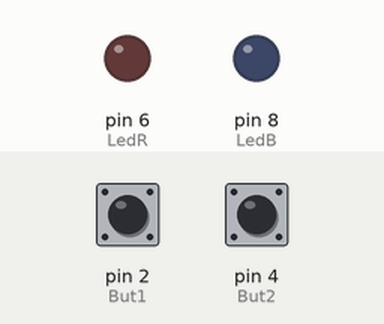
Bench run of a sketch on a simulated Arduino Uno, built with avr-gcc and run on an emulated ATmega328P. On the bench: output pins drawn as LEDs (lit = HIGH). Inputs (shaded band) come from the test bench; at power-on: pin 2 (But1) LOW, pin 4 (But2) LOW.

Above: at 1.2 s.
1.3 s: pin 2 (But1) pulled HIGH for 0.15 s
At 2.5 s:
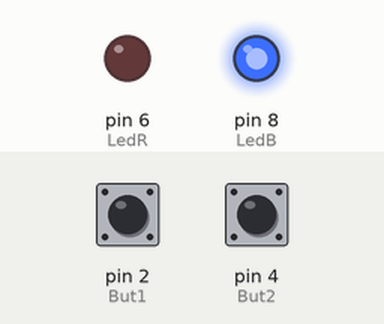
2.9 s: pin 4 (But2) pulled HIGH for 0.15 s
At 4.1 s:
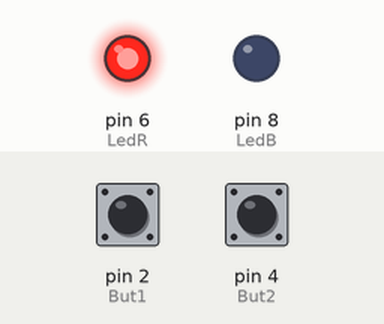
6.0 s: pin 2 (But1) pulled HIGH for 1 s
At 6.3 s:
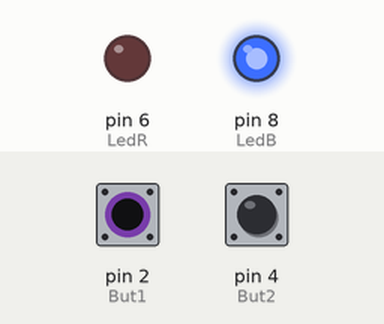
8.5 s: pin 4 (But2) pulled HIGH for 1 s
At 9.4 s:
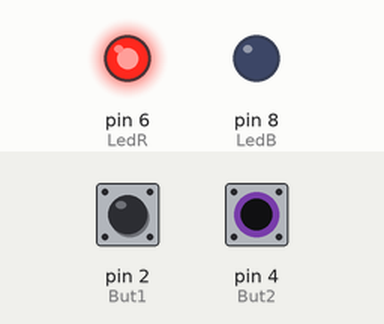
Timing chart, 0 to 11.5 s (numbered marks = the images above; inputs shaded):
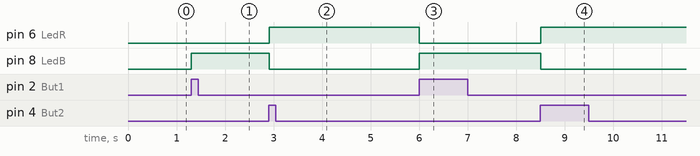

The sketch:

DJTableFinalProj.ino
```cpp
// set constants for buttons
const int But1 = 2;
const int But2 = 4;
const int LedR = 6;
const int LedB = 8;

void setup() {
  Serial.begin(9600);
  pinMode(But1, INPUT);
  pinMode(But2, INPUT);
  pinMode(LedR, OUTPUT);
  pinMode(LedB, OUTPUT);
}

void loop() {

int valB1 = digitalRead(But1);
int valB2 = digitalRead(But2);

if (Serial.available() > 0) {
    int byteIn = Serial.read();
    if (byteIn == 10) {
      Serial.flush();
      Serial.println(String(valB1) + "," + valB2);
    }
}

if (valB1 == 1 && valB2 == 0) {
      digitalWrite(LedR, LOW);
      if (valB1 == HIGH){
      analogWrite(LedB, 255);
      } else {
        analogWrite(LedB, 0);
      }
    } else if (valB2 == 1) {
      digitalWrite(LedR, HIGH);
      digitalWrite(LedB, LOW);
    }

delay(10);

}
```

Measured:
- after the input at 1.3 s, pin 8 (LedB): LOW → HIGH at once
- after the input at 2.9 s, pin 6 (LedR): LOW → HIGH at once; pin 8 (LedB): HIGH → LOW at once
- after the input at 6.0 s, pin 6 (LedR): HIGH → LOW at once; pin 8 (LedB): LOW → HIGH at once
- after the input at 8.5 s, pin 6 (LedR): LOW → HIGH at once; pin 8 (LedB): HIGH → LOW at once
